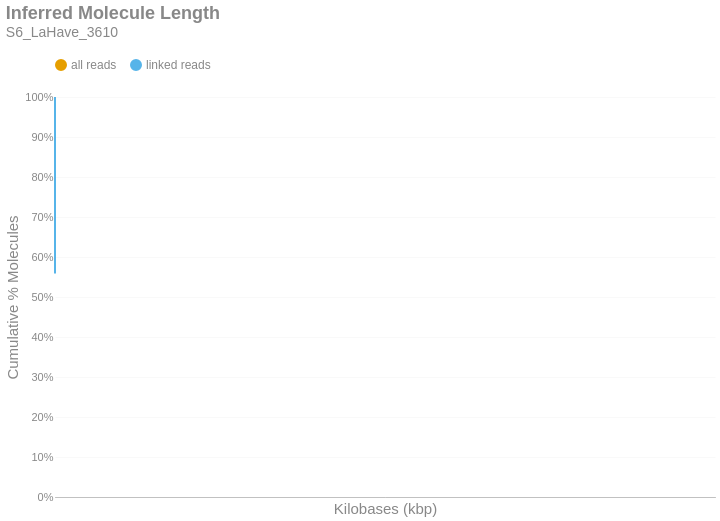

The code cell stored with this chart in its notebook:
### Markdown cell above
### Inferred Molecule Length
This is the cumulative frequency distribution of molecule lengths inferred from the first and last alignment positions along a contig for all alignments associated with a single linked-read barcode on a given contig.There are two distributions: one with `all` the alignments (yellow) and another with only `linked reads` (blue). The percent of molecules in the `linked reads` distribution is relative to the total number of linked molecules.

### Code cell
if SKIPLR:
    print_html(f"Skipped")
else:
    binned_df = consolidated_hist(valids['length_inferred']/1000, mask, 10, True)
    binned_df = binned_df.with_columns(
        pl.when(pl.col('bin').cast(pl.Utf8) == '0').then(pl.lit('1')).otherwise(pl.col('bin').cast(pl.Utf8)).alias('bin')
    )
    with SafeRender(binned_df):
        (
            density_plot(binned_df, 'Inferred Molecule Length', samplename, 'inferredlen')
            .transform_calculate(bin_kb='datum.bin / 1000')
            .encode(
                x=alt.X('bin_kb:Q', title="Kilobases (kbp)").scale(type='log', padding=0).axis(labelAngle=-40),
                y=alt.Y('value:Q', title='Cumulative % Molecules')
                    .axis(format='%')
                    .stack(False)
                    .scale(domainMin=0, domainMax=1,padding=0),
                color=alt.Color("key:N").scale(domain = ["all reads", "linked reads"]),
                tooltip = [
                    alt.Tooltip("key:N", title = "Data Type"),
                    alt.Tooltip("range_label:N", title="Kilobases"),
                    alt.Tooltip("value:Q", format = ".2%", title="% Molecules (Cum.)")
                ]
            )
        ).display()

### Figure 1 — Vega-Lite specification as saved in the notebook (floating-point values rounded to 4 significant figures; data arrays with more than 128 entries replaced by an {"elided": "..."} marker saying what was removed)
{"width": "container", "height": 400, "config": {"title": {"anchor": "start", "dy": -15, "fontSize": 18, "color": "#888888", "subtitleColor": "#888888", "subtitleFontSize": 14}, "arc": {"fill": "#0072B2"}, "axis": {"domainColor": "#888888", "domainWidth": 0.5, "gridWidth": 0.2, "grid": false, "titleFontWeight": 400, "titleFontSize": 15, "labelFontSize": 11, "labelColor": "#888888", "tickColor": "#888888", "tickWidth": 0.2, "titleColor": "#888888"}, "axisBand": {"grid": false}, "axisX": {"grid": true, "tickSize": 10, "domainCap": "round"}, "axisY": {"domain": false, "grid": true, "tickSize": 0, "domainCap": "round"}, "background": "transparent", "header": {"labelFontSize": 15, "labelColor": "#888888", "titleFontSize": 15, "titleFontWeight": 600, "titleColor": "#888888"}, "legend": {"labelFont": "sans-serif", "labelFontSize": 12, "labelColor": "#888888", "symbolSize": 100, "symbolType": "circle", "titleFontSize": 12, "titlePadding": 10, "titleColor": "#888888", "title": null, "orient": "top"}, "range": {"category": ["#E69F00", "#56B4E9", "#009E73", "#F0E442", "#0072B2", "#D55E00", "#CC79A7", "#000000"], "diverging": ["#cfe8f3", "#a2d4ec", "#73bfe2", "#46abdb", "#1696d2", "#12719e"]}, "area": {"fill": "#0072B2", "fillOpacity": 0.7, "line": true, "strokeOpacity": 0.7}, "line": {"color": "#0072B2", "stroke": "#0072B2", "strokeWidth": 2}, "trail": {"color": "#0072B2", "stroke": "#0072B2", "strokeWidth": 0, "size": 1}, "point": {"filled": true, "fillOpacity": 1.0, "size": 95}, "text": {"color": "#888888", "fontSize": 11, "align": "right", "fontWeight": 400, "size": 11}, "bar": {"fill": "#0072B2", "stroke": null}, "view": {"stroke": null, "continuousWidth": 660, "continuousHeight": 400}}, "data": {"name": "data-0bb098087fe4d4fd712c612f8e3867a6"}, "mark": {"type": "line", "interpolate": "monotone", "point": {"opacity": 0, "size": 275}}, "encoding": {"color": {"field": "key", "scale": {"domain": ["all reads", "linked reads"]}, "type": "nominal"}, "tooltip": [{"field": "key", "title": "Data Type", "type": "nominal"}, {"field": "range_label", "title": "Kilobases", "type": "nominal"}, {"field": "value", "format": ".2%", "title": "% Molecules (Cum.)", "type": "quantitative"}], "x": {"axis": {"labelAngle": -40}, "field": "bin_kb", "scale": {"type": "log", "padding": 0}, "title": "Kilobases (kbp)", "type": "quantitative"}, "y": {"axis": {"format": "%"}, "field": "value", "scale": {"domainMin": 0, "domainMax": 1, "padding": 0}, "stack": false, "title": "Cumulative % Molecules", "type": "quantitative"}}, "params": [{"name": "param_c36ac31b6afebe62", "select": {"type": "point", "fields": ["key"]}, "bind": "legend"}], "title": {"text": "Inferred Molecule Length", "subtitle": "S6_LaHave_3610"}, "transform": [{"fold": ["all reads (cumsum)", "linked reads (cumsum)"]}, {"calculate": "replace(datum.key, ' (cumsum)', '')", "as": "key"}, {"filter": {"param": "param_c36ac31b6afebe62"}}, {"calculate": "datum.bin / 1000", "as": "bin_kb"}], "usermeta": {"embedOptions": {"downloadFileName": "S6_LaHave_3610.inferredlen"}}, "$schema": "https://vega.github.io/schema/vega-lite/v6.1.0.json", "datasets": {"data-0bb098087fe4d4fd712c612f8e3867a6": {"elided": "784 records"}}}
